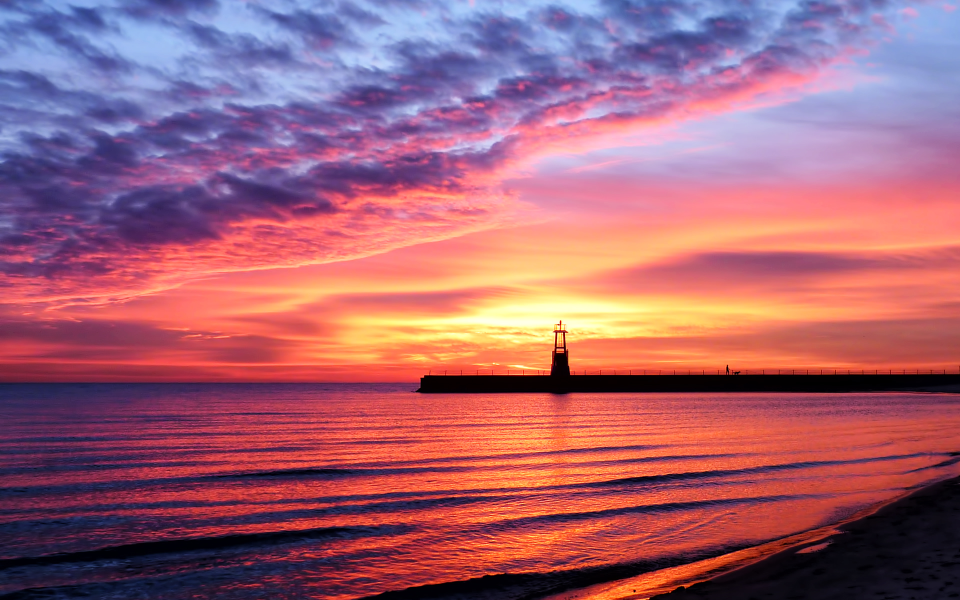
#> input picture input2.jpg, 1920 x 1200 px (shown at 1/2 size)
$ python -i array.py   (imports and definitions only)
#> lines starting #> are read from the running program, lines starting #| are printed output that depends on the picture
from PIL import Image, ImageEnhance
import numpy as np
import os
import time

def rgb_to_hex(rgb_val):
    r = rgb_val[0]
    g = rgb_val[1]
    b = rgb_val[2]
    return '#{:02x}{:02x}{:02x}'.format(r, g, b)


def convert_image(img, approved_colors):
    img_array = np.array(img)
    approved_colors = np.array(approved_colors)

    # euclidean RGB distance calculation for all pixels against the palette colors
    # sqrt((RBG-RBG)^2+(RBG-RBG)^2)
    distances = np.sqrt(np.sum((img_array[..., None, :] - approved_colors) ** 2, axis=3))

    # for each pixel, it finds the index of the color in approved_colors that has the smallest distance
    nearest_indices = np.argmin(distances, axis=2)

    # map each pixel to the nearest color
    img_array = approved_colors[nearest_indices]

    # ensure the result array has the correct data type (unsigned 8-bit integer)
    img_array = img_array.astype(np.uint8)
    # print(img_array)

    # convert the numpy array back to an image
    return Image.fromarray(img_array)


def image(input):

#> called with input = 'input2.jpg'
    img = Image.open(input).convert('RGB')
#> img is the input picture: PIL image 1920x1200 RGB; mean R, G, B 161.7, 97.9, 115

# ------------------ resize image -------------------------

    width, height = img.size
#> width = 1920; height = 1200
    small_width = int(width * 0.04)
#> small_width = 76
    small_height = int(height * 0.04)
#> small_height = 48
    imgSmall = img.resize((small_width, small_height))
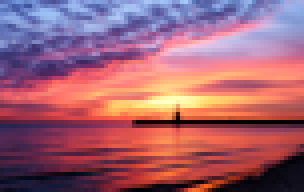
#> imgSmall: PIL image 76x48 RGB (shown 4 times larger); mean R, G, B 161.7, 97.9, 115
    # result = imgSmall.resize(img.size, Image.NEAREST)
    result = imgSmall

    # -------------------- contrast image ----------------------

    enhancer = ImageEnhance.Contrast(result)
    contrast_image = enhancer.enhance(2.0)
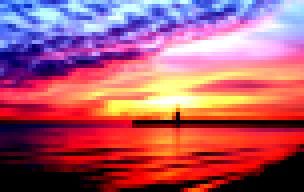
#> contrast_image: PIL image 76x48 RGB (shown 4 times larger); mean R, G, B 173.8, 88.8, 110.1

    # -------------------- create color palette ------------------

    new_colors = [
        (255, 255, 255), (0, 0, 0), (255, 0, 0), (0, 255, 0),
        (0, 0, 255), (255, 0, 255), (255, 255, 0), (0, 255, 255),
        (169, 169, 169), (255, 165, 0), (255, 224, 189), (255, 192, 203),
        (0, 128, 128),
    ]

    # --------------------------- convert image to color palette -----------------

    new_image = convert_image(contrast_image, new_colors)
#> in convert_image, `nearest_indices = np.argmin(distances, axis=2)`:
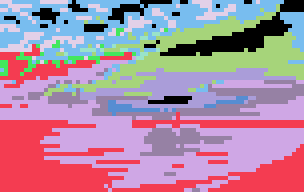
#> nearest_indices: shape (48, 76) int64 (shown 4 times larger); 11 distinct labels, from 0 to 12; one colour per label, 0 black
#> in convert_image, `img_array = approved_colors[nearest_indices]`:
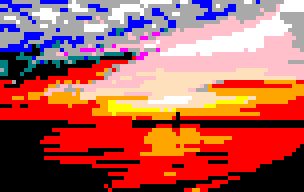
#> img_array: shape (48, 76, 3) int64 (shown 4 times larger); mean of channels 0, 1, 2 175.5, 94.3, 88.5; drawn as R, G, B

    new_image.save('result2.jpg')

    # os.startfile('result2.jpg')

    width, height = new_image.size
#> width = 76; height = 48

    hex_pixels = []
    pixels = list(new_image.getdata())
#> pixels = 3648 items, first 6: (0, 0, 255), (0, 0, 255), (0, 0, 255), (169, 169, 169), (169, 169, 169), (169, 169, 169)
    for tup in pixels:
        hex_pixels.append(rgb_to_hex(tup))
#> this loop made 3648 passes
#> after the loop, hex_pixels = 3648 items, first 6: '#0000ff', '#0000ff', '#0000ff', '#a9a9a9', '#a9a9a9', '#a9a9a9'
    # print(hex_pixels)

    new_image_size = (width, height)
#> new_image_size = (76, 48)
    return (new_image_size, hex_pixels)

>>> result = image('input2.jpg')
